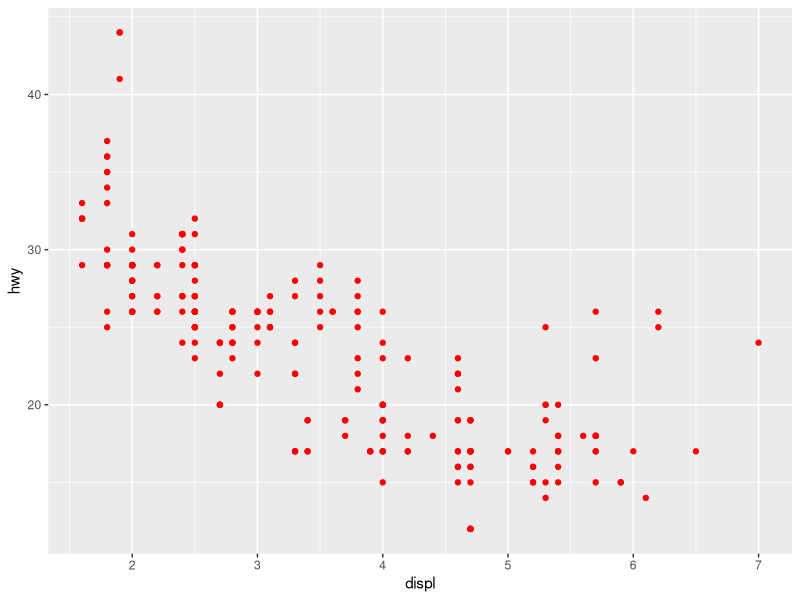
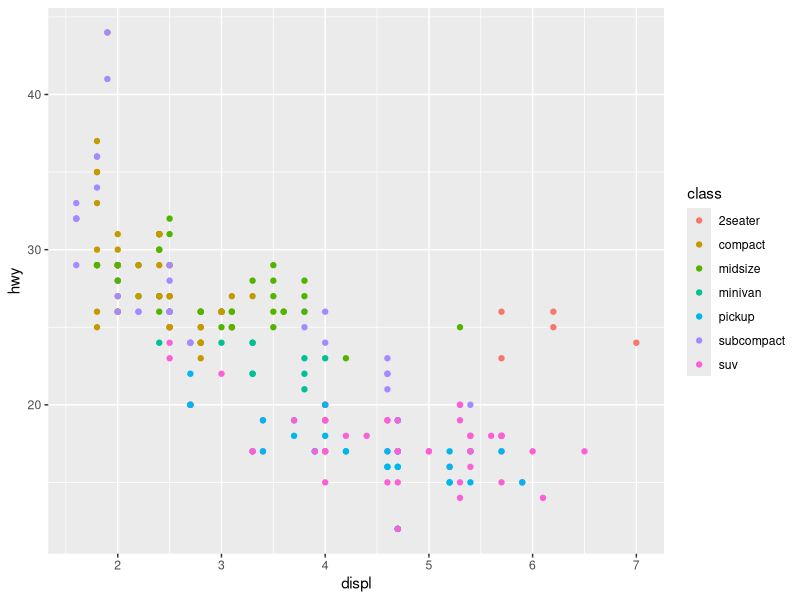
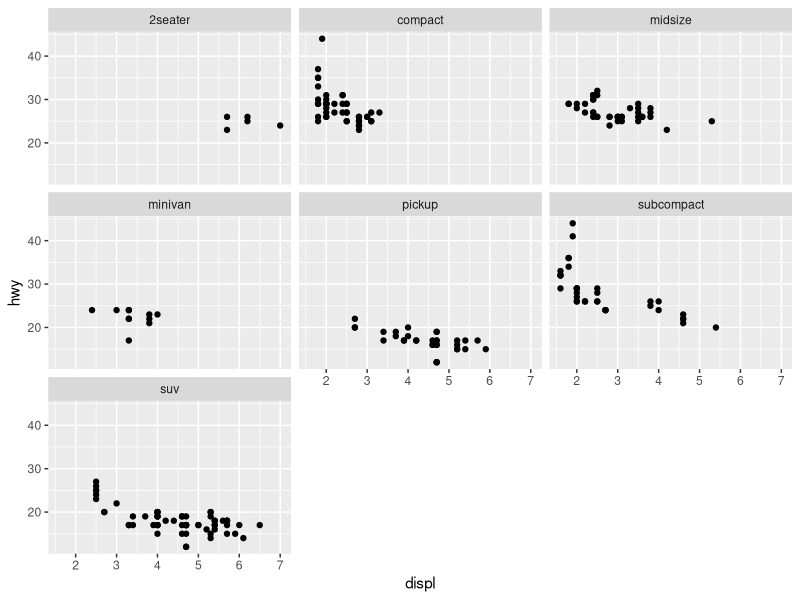
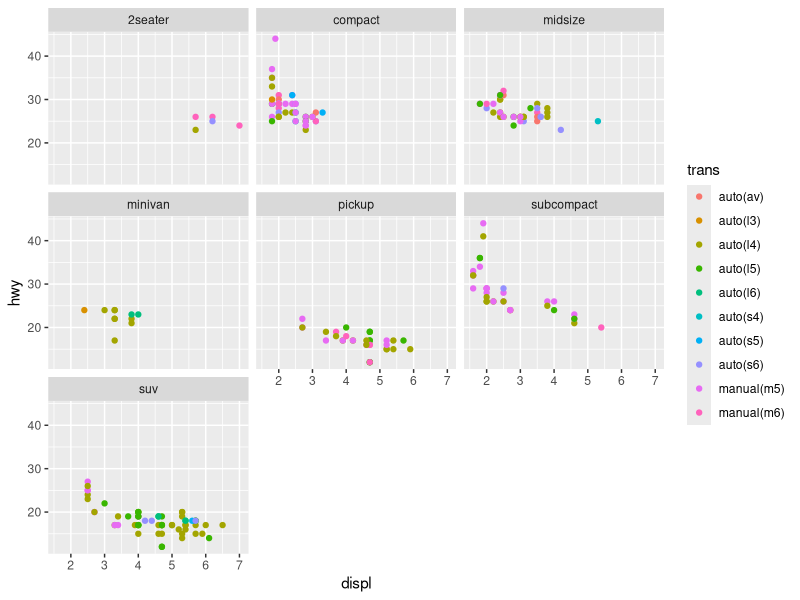
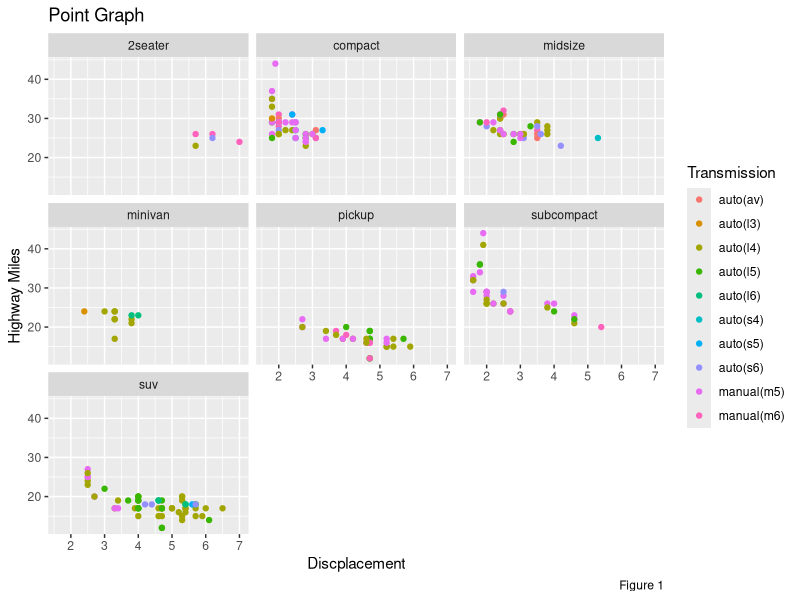

Source code (R) for these figures, in order:
#Load the package

library(tidyverse)

data(mpg)

summary(mpg)

head(mpg)

head(mpg, 3)

install.packages("knitr")

library(knitr)

kable(mpg[1:5,1:3])
kable(mpg[2:10,2:5])
kable(mpg[5:10,])

#Create a data visualisation

ggplot(mpg, aes(displ, hwy)) + 
  geom_point(colour = "red")

ggplot(mpg, aes(displ, hwy, colour = class)) + 
  geom_point()

#Facetting

ggplot(mpg, aes(displ, hwy)) + 
  geom_point() +
  facet_wrap(~class)

ggplot(mpg, aes(displ, hwy, colour = trans)) + 
  geom_point() +
  facet_wrap(~class)

ggplot(mpg, aes(displ, hwy, colour = trans)) + 
  geom_point() +
  facet_wrap(~class) +
  labs(x = "Discplacement", y = "Highway Miles", colour = "Transmission", title = "Point Graph" , caption = "Figure 1")
